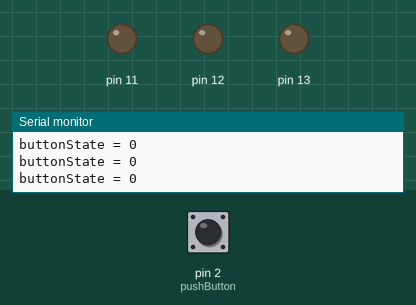
A sketch run on a simulated Arduino Uno, built with avr-gcc and run on an emulated ATmega328P. Shown: output pins drawn as LEDs (lit = HIGH), the last lines printed to the serial monitor. The inputs (shaded band) are chosen by the test bench; at power-on: pin 2 (pushButton) LOW.

Above: at 1.2 s.
1.3 s: pin 2 (pushButton) pulled HIGH for 0.15 s
At 1.39 s:
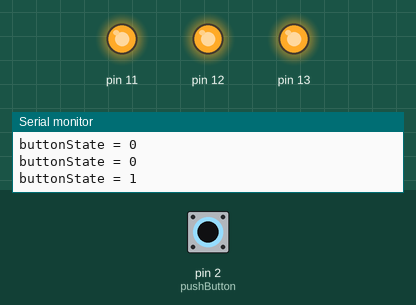
2.9 s: pin 2 (pushButton) pulled HIGH for 3.2 s
At 6.5 s:
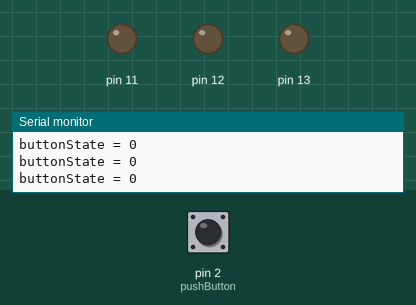
Timing chart, 0 to 8.0 s (numbered marks = the images above; inputs shaded):
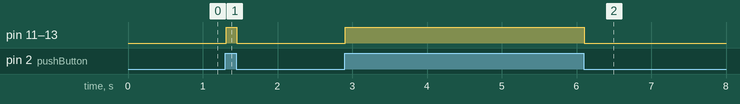

The sketch:

PBPullDown.ino
```cpp
int pushButton = 2; // Pin for the push button
// The setup routine runs once when you press reset:
void setup() {
  // Initialize serial communication at 9600 bits per second:
  Serial.begin(9600);

  // Make the pushbutton's pin an input:
  pinMode(pushButton, INPUT); // No internal pull-up

  // Set output pins
  pinMode(13, OUTPUT);
  pinMode(12, OUTPUT);
  pinMode(11, OUTPUT);
}
// The loop routine runs over and over again forever:
void loop() {
  // Read the input pin:
  int buttonState = digitalRead(pushButton);

  // Turn on the LEDs based on the button state
  if (buttonState == HIGH) {
    digitalWrite(13, HIGH);
    digitalWrite(12, HIGH);
    digitalWrite(11, HIGH);
  } else {
    digitalWrite(13, LOW);
    digitalWrite(12, LOW);
    digitalWrite(11, LOW);
  }

  // Print out the state of the button:
  Serial.print("buttonState = ");
  Serial.println(buttonState);

  delay(1);  // Delay in between reads for stability
}
```

Measured:
- after the input at 1.3 s, pin 11–13: LOW → HIGH at once, → LOW 0.14 s later
- after the input at 2.9 s, pin 11–13: LOW → HIGH at once, → LOW 3.2 s later
